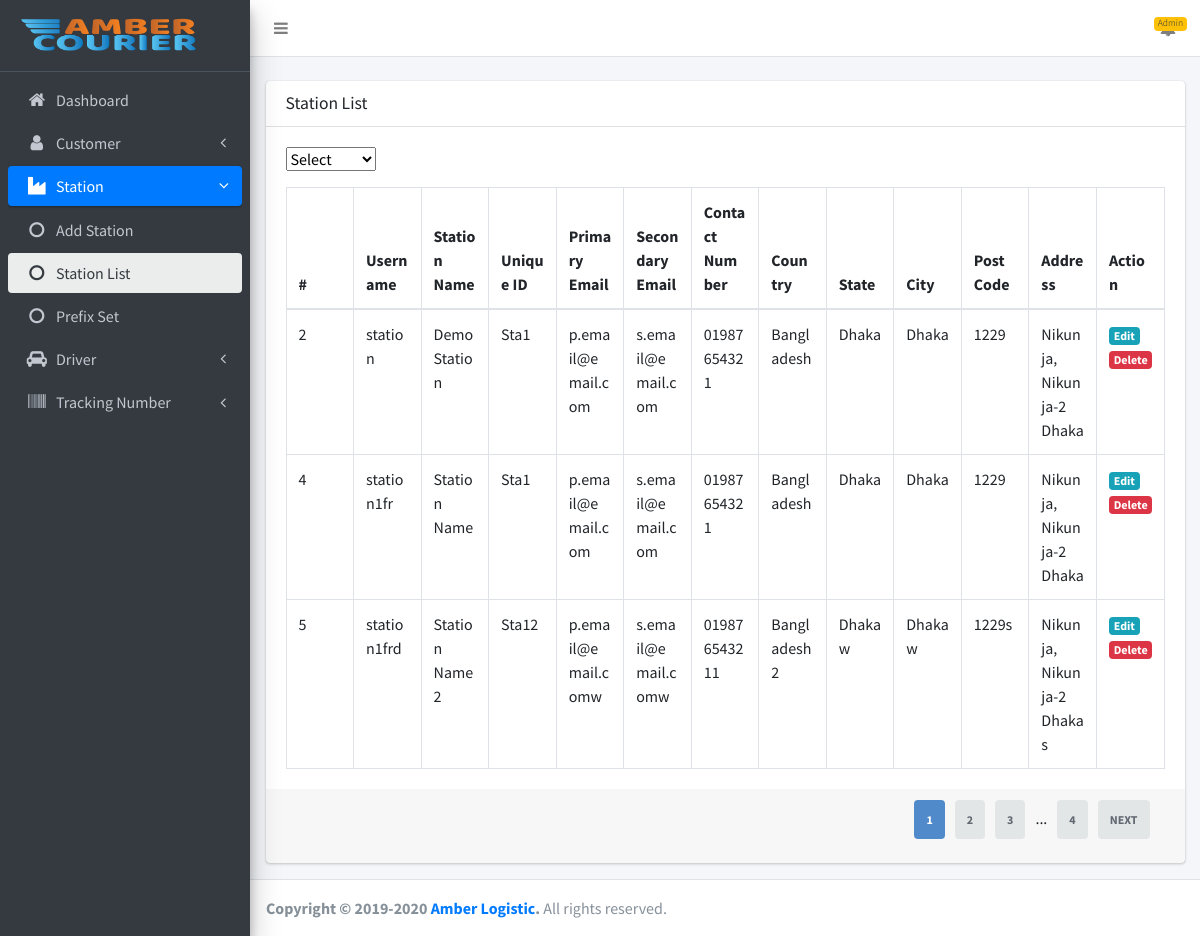
/admin/stations/view.php (signed in), run on the app's committed database.
### tables this page shows
CREATE TABLE `stations` (
  `id` int(11) NOT NULL,
  `username` varchar(255) DEFAULT NULL,
  `password` varchar(255) DEFAULT NULL,
  `unique_id` varchar(255) DEFAULT NULL,
  `name` varchar(255) DEFAULT NULL,
  `primary_email` varchar(255) DEFAULT NULL,
  `secondary_email` varchar(255) DEFAULT NULL,
  `contact_number` varchar(255) DEFAULT NULL,
  `country` varchar(255) DEFAULT NULL,
  `state` varchar(255) DEFAULT NULL,
  `city` varchar(255) DEFAULT NULL,
  `post_code` varchar(255) DEFAULT NULL,
  `address` varchar(255) DEFAULT NULL,
  `created_at` timestamp NULL DEFAULT current_timestamp()
);

### admin/stations/view.php (the view, shortened to what this page needs)
<?php
include(ROOT_PATH . "includes/db.php");
$total_pages = $con->query('SELECT * FROM stations')->num_rows;
$page = isset($_GET['page']) && is_numeric($_GET['page']) ? $_GET['page'] : 1;
$num_results_on_page = PAGINATION;
$calc_page = ($page - 1) * $num_results_on_page;
$query = "SELECT * FROM stations ORDER BY id LIMIT $calc_page,$num_results_on_page";
$result = mysqli_query($con, $query);
?>
<!DOCTYPE html>
<html lang="en">
<?php include(ROOT_PATH . "admin/includes/head.php"); ?>
<body class="hold-transition sidebar-mini layout-fixed">
<div class="wrapper">
    <?php
    include(ROOT_PATH . "admin/includes/header.php");
    include(ROOT_PATH . "admin/includes/sidebar.php");
    ?>
    <div class="content-wrapper">
        <br>
        <section class="content">
            <div class="container-fluid">
                <div class="row">
                    <div class="col-md-12">
                        <div class="card">
                            <div class="card-header">
                                <h3 class="card-title">Station List</h3>
                            </div>
                            <div class="card-body">
                                <select id="mySelect" class="form-group">
                                    <option>Select</option>
                                </select>
                                <table class="table table-bordered" style="table-layout: fixed">
                                    <thead>
                                    <tr>
                                        <th id="id">#</th>
                                        <th id="name">Username</th>
                                        <th id="name">Station Name</th>
                                        <th id="unique_id">Unique ID</th>
                                        <th id="p_email">Primary Email</th>
                                        <th id="s_email">Secondary Email</th>
                                        <th id="contact_number">Contact Number</th>
                                        <th id="country">Country</th>
                                        <th id="state">State</th>
                                        <th id="city">City</th>
                                        <th id="post_code">Post Code</th>
                                        <th id="address">Address</th>
                                        <th id="action">Action</th>
                                    </tr>
                                    </thead>
                                    <tbody>
                                    <?php
                                    while ($row = mysqli_fetch_assoc($result)) {
                                        ?>
                                        <tr id="row<?php echo $row['id']; ?>">
                                            <td><?php echo $row['id']; ?></td>
                                            <td><?php echo $row['username']; ?></td>
                                            <td><?php echo $row['name']; ?></td>
                                            <td><?php echo $row['unique_id']; ?></td>
                                            <td><?php echo $row['primary_email']; ?></td>
                                            <td><?php echo $row['secondary_email']; ?></td>
                                            <td><?php echo $row['contact_number']; ?></td>
                                            <td><?php echo $row['country']; ?></td>
                                            <td><?php echo $row['state']; ?></td>
                                            <td><?php echo $row['city']; ?></td>
                                            <td><?php echo $row['post_code']; ?></td>
                                            <td><?php echo $row['address']; ?></td>
                                            <td>
                                                <a href="edit.php?id=<?php echo $row['id']; ?>"><span
                                                            class="badge bg-info">Edit</span></a>
                                                <a href="#" id="<?php echo $row['id']; ?>"
                                                   onclick="deleteFunction(this.id)"><span class="badge bg-danger">Delete</span></a>
                                            </td>
                                        </tr>
                                    <?php } ?>
                                    </tbody>
                                </table>
                            </div>
                            <div class="card-footer clearfix">
                                <?php if (ceil($total_pages / $num_results_on_page) > 0): ?>
                                    <ul class="pagination  pull-right">
                                        <li class="currentpage"><a
                                                    href="view.php?page=<?php echo $page ?>"><?php echo $page ?></a>
                                        </li>
                                        <?php if ($page + 1 < ceil($total_pages / $num_results_on_page) + 1): ?>
                                            <li class="page"><a
                                                    href="view.php?page=<?php echo $page + 1 ?>"><?php echo $page + 1 ?></a>
                                            </li><?php endif; ?>
                                        <?php if ($page + 2 < ceil($total_pages / $num_results_on_page) + 1): ?>
                                            <li class="page"><a
                                                    href="view.php?page=<?php echo $page + 2 ?>"><?php echo $page + 2 ?></a>
                                            </li><?php endif; ?>
                                        <?php if ($page < ceil($total_pages / $num_results_on_page) - 2): ?>
                                            <li class="dots">...</li>
                                            <li class="end"><a
                                                        href="view.php?page=<?php echo ceil($total_pages / $num_results_on_page) ?>"><?php echo ceil($total_pages / $num_results_on_page) ?></a>
                                            </li>
                                        <?php endif; ?>
                                        <?php if ($page < ceil($total_pages / $num_results_on_page)): ?>
                                            <li class="next"><a
                                                        href="view.php?page=<?php echo $page + 1 ?>">Next</a></li>
                                        <?php endif; ?>
                                    </ul>
                                <?php endif; ?>
                            </div>
                        </div>
                    </div>
                </div>
            </div>
        </section>
    </div>
    <?php include(ROOT_PATH . "admin/includes/footer.php"); ?>
</div>
</body>
</html>

### assets/all/css/pagination.css (style rules this page uses)
.pagination { list-style-type: none; padding: 5px 5px; display: inline-flex; justify-content: space-between; box-sizing: border-box; }
.pagination li { box-sizing: border-box; padding-right: 10px; }
.pagination li a { box-sizing: border-box; background-color: #e2e6e6; padding: 12px; text-decoration: none; font-size: 12px; font-weight: bold; color: #616872; border-radius: 4px; }
.pagination .next a, .pagination .prev a { text-transform: uppercase; font-size: 12px; }
.pagination .currentpage a { background-color: #518acb; color: #fff; }

### data on the page
stations: id "2", username "station", name "Demo Station", unique "Sta1", primary_email "p.email@email.com", secondary_email "s.email@email.com", contact_number "01987654321", country "Bangladesh", state "Dhaka", city "Dhaka", post_code "1229", address "Nikunja, Nikunja-2 Dhaka"
stations: id "4", username "station1fr", name "Station Name", unique "Sta1", primary_email "p.email@email.com", secondary_email "s.email@email.com", contact_number "01987654321", country "Bangladesh", state "Dhaka", city "Dhaka", post_code "1229", address "Nikunja, Nikunja-2 Dhaka"
stations: id "5", username "station1frd", name "Station Name2", unique "Sta12", primary_email "p.email@email.comw", secondary_email "s.email@email.comw", contact_number "019876543211", country "Bangladesh2", state "Dhakaw", city "Dhakaw", post_code "1229s", address "Nikunja, Nikunja-2 Dhakas"

### other printed values
Session::get('admin') "Admin"
$page "1"
$page + 1 "2"
$page + 2 "3"
ceil($total_pages / $num_results_on_page) "4"
